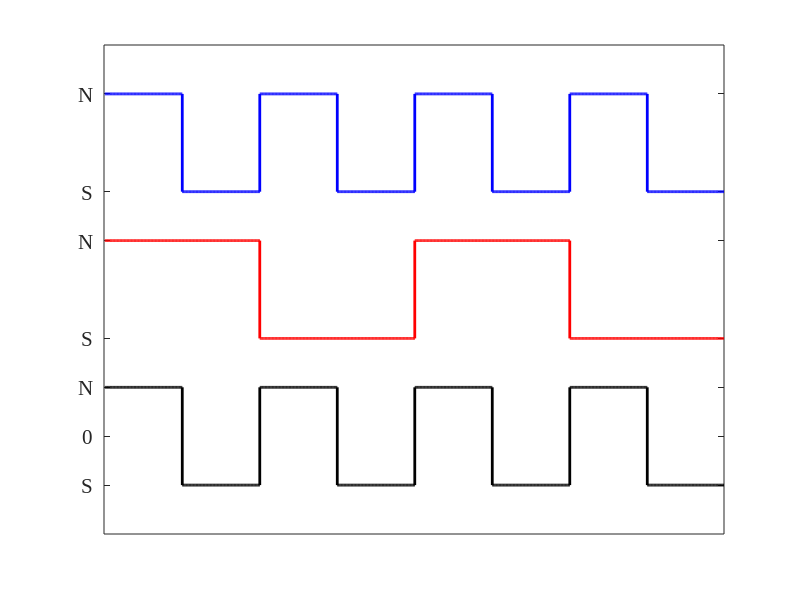

Write MATLAB code to recreate this figure. (Note: this script raises an error after producing the figure.)
%% Parameters
samples_per_symbol = 100;
k_values = linspace(-1,1,100);   % sweep from -1 to 1 (40 frames)
filename = 'pptrans_sweep_MMF.gif';

% Base patterns
pp_4_base = [1 -1 1 -1 1 -1 1 -1];
pp_2_base = [1  1 -1 -1 1 1 -1 -1];

for idx = 1:length(k_values)
    k = k_values(idx);

    % Define transition pattern for this k
    pp_trans_base = [1 k -k -1 1 k -k -1];

    % Expand (100 samples per symbol)
    pp_4 = repelem(pp_4_base, samples_per_symbol);
    pp_2 = repelem(pp_2_base, samples_per_symbol);
    pp_trans = repelem(pp_trans_base, samples_per_symbol);

 
figure1 = figure(1);

% Create axes
axes1 = axes('Parent',figure1);
hold(axes1,'on');

% Create multiple stair objects using matrix input to stairs
stairs1 = stairs(pp_4,'LineWidth',2);
stairs2 = stairs(pp_2-3,'LineWidth',2);
stairs3= stairs(pp_trans-6,'LineWidth',2);

set(stairs1,'Color',[0 0 1]);
set(stairs2,'Color',[1 0 0]);
set(stairs3,'Color',[0 0 0]);

% The following line demonstrates an alternative way to create a data tip.
% datatip(stairs1(1),7,1);
% Create datatip

box(axes1,'on');
hold(axes1,'off');
% Set the remaining axes properties
set(axes1,'FontName','Times New Roman','FontSize',15,'XTick',zeros(1,0),...
    'YTick',[-7 -6 -5 -4 -2 -1 1],'YTickLabel',{'{S}','{0}','{N}','{S}','{N}','{S}','{N}'});


    % --- Capture frame ---
    frame = getframe(gcf);
    im = frame2im(frame);
    [A,map] = rgb2ind(im,256);

    if idx == 1
        imwrite(A,map,filename,"gif","LoopCount",Inf,"DelayTime",0.2);
    else
        imwrite(A,map,filename,"gif","WriteMode","append","DelayTime",0.2);
    end
end


filename = 'pptrans_sweep_FFT.gif';

for idx = 1:length(k_values)
    k = k_values(idx);

    % Define transition pattern for this k
    pp_trans_base = [1 k -k -1 1 k -k -1];

    % Expand (100 samples per symbol)
    pp_4 = repelem(pp_4_base, samples_per_symbol);
    pp_2 = repelem(pp_2_base, samples_per_symbol);
    pp_trans = repelem(pp_trans_base, samples_per_symbol);

    % --- FFTs ---
    L = length(pp_4);
    % pp4
    P2 = abs(fft(pp_4)/L); P1 = P2(1:L/2+1); P1(2:end-1) = 2*P1(2:end-1);
    fft_pp4 = P1;
    % pp2
    P2 = abs(fft(pp_2)/L); P1 = P2(1:L/2+1); P1(2:end-1) = 2*P1(2:end-1);
    fft_pp2 = P1;
    % pptrans
    P2 = abs(fft(pp_trans)/L); P1 = P2(1:L/2+1); P1(2:end-1) = 2*P1(2:end-1);
    fft_pptrans = P1;

    f = 0:(L/2);

    % --- Plot ---
    figure(1); clf;
    subplot(3,1,1);
    plot(f, fft_pp4,'b','LineWidth',1.5);
    title('FFT of pp\_4'); xlabel('Frequency'); ylabel('|X(f)|'); xlim([0 40]); ylim([0 1.3])

    subplot(3,1,2);
    plot(f, fft_pp2,'r','LineWidth',1.5);
    title('FFT of pp\_2'); xlabel('Frequency'); ylabel('|X(f)|'); xlim([0 40]);  ylim([0 1.3])

    subplot(3,1,3);
    plot(f, fft_pptrans,'k','LineWidth',1.5);
    title(sprintf('FFT of pp\\_trans (k = %.2f)',k));
    xlabel('Frequency'); ylabel('|X(f)|'); xlim([0 40]);  ylim([0 1.3])

    % --- Capture frame ---
    frame = getframe(gcf);
    im = frame2im(frame);
    [A,map] = rgb2ind(im,256);

    if idx == 1
        imwrite(A,map,filename,"gif","LoopCount",Inf,"DelayTime",0.2);
    else
        imwrite(A,map,filename,"gif","WriteMode","append","DelayTime",0.2);
    end
end
